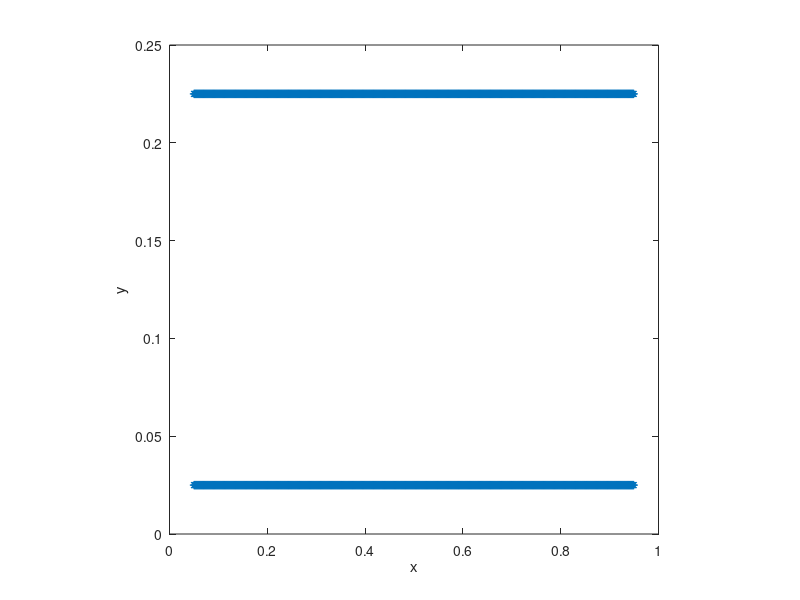

The MATLAB source for this figure:
%-------------------------------------------------------------------------------------------------------------------%
%
% IB2d is an Immersed Boundary Code (IB) for solving fully coupled non-linear 
% 	fluid-structure interaction models. This version of the code is based off of
%	Peskin's Immersed Boundary Method Paper in Acta Numerica, 2002.
%
% Author: Nicholas A. Battista
% Email:  nickabattista@gmail.com
% Date Created: May 27th, 2015
% Institution: UNC-CH
%
% This code is capable of creating Lagrangian Structures using:
% 	1. Springs
% 	2. Beams (*torsional springs)
% 	3. Target Points
%	4. Muscle-Model (combined Force-Length-Velocity model, "HIll+(Length-Tension)")
%
% One is able to update those Lagrangian Structure parameters, e.g., spring constants, resting %%	lengths, etc
% 
% There are a number of built in Examples, mostly used for teaching purposes. 
% 
% If you would like us %to add a specific muscle model, please let Nick (nickabattista@gmail.com) know.
%
%--------------------------------------------------------------------------------------------------------------------%

%%%%%%%%%%%%%%%%%%%%%%%%%%%%%%%%%%%%%%%%%%%%%%%%%%%%%%%%%%%%%%%%%%%%%%%%%%%%%%%%%%%%%%
%
% FUNCTION: creates the CHANNEL_CHANNEL-EXAMPLE geometry and prints associated input files
%
%%%%%%%%%%%%%%%%%%%%%%%%%%%%%%%%%%%%%%%%%%%%%%%%%%%%%%%%%%%%%%%%%%%%%%%%%%%%%%%%%%%%%%

function Channel_Channel()

%
% Grid Parameters (MAKE SURE MATCHES IN input2d !!!)
%
Nx =  512;        % # of Eulerian Grid Pts. in x-Direction (MUST BE EVEN!!!)
Ny =  128;        % # of Eulerian Grid Pts. in y-Direction (MUST BE EVEN!!!)
Lx = 1.0;         % Length of Eulerian Grid in x-Direction
Ly = 0.25;         % Length of Eulerian Grid in y-Direction
dx = Lx / Nx;     % Grid Resolution in x-Direction
dy = Ly / Ny;     % Grid Resolution in y-Direction

% Immersed Structure Geometric / Dynamic Parameters %
ds= min(Lx/(2*Nx),Ly/(2*Ny));  % Lagrangian spacing
L = 0.9*Lx;                    % Length of Channel
w = 0.8*Ly;                    % Width of Channel
x0 = 0.3;                      % x-Center for Cylinder
y0 = 0.5;                      % y-Center for Cylinder
r = w/6;                       % Radii of Cylinder
struct_name = 'channel'; % Name for .vertex, .spring, etc files.


% Call function to construct geometry
[xLag,yLag] = give_Me_Channel_Immsersed_Boundary_Geometry(ds,L,w,Lx,Ly);

% Call function to make cylinder
%[xLag_C,yLag_C] = give_Me_Cylinder_Immsersed_Boundary_Geometry(ds,r,x0,y0);

% Call function to construct initial background concentration
kBrinkman = 100; % Brinkman permeability coefficient (F = -mu/k*U)
wBrink = w/6;     % width of Brinkman permeable membrane
[Brinkman,~] = give_Me_Initial_Brinkman(Lx,Ly,Nx,Ny,dx,kBrinkman,wBrink);

% Translate down for rectangular domain
%yLag = yLag - 0.375;
%yLag_C = yLag_C - 0.375;

% Plot Geometry to test
plot(xLag(1:end/2),yLag(1:end/2),'r-'); hold on;
plot(xLag(end/2+1:end),yLag(end/2+1:end),'r-'); hold on;
%plot(xLag_C,yLag_C,'r-'); hold on;

plot(xLag,yLag,'*'); hold on;
%plot(xLag_C,yLag_C,'g*'); hold on;
xlabel('x'); ylabel('y');
axis square;

% IF ADDING IN CYLINDER
%xLag = [xLag xLag_C]; % Add xLagPts from Circle to xLag Pt. Vector (*no springs or beams*)
%yLag = [yLag yLag_C]; % Add xLagPts from Circle to xLag Pt. Vector (*no springs or beams*)


% Prints .vertex file!
print_Lagrangian_Vertices(xLag,yLag,struct_name);


% Prints .spring file!
%k_Spring = 1e7;
%print_Lagrangian_Springs(xLag,yLag,k_Spring,ds_Rest,struct_name);


% Prints .beam file!
%k_Beam = 0.5; C = 0.0;
%print_Lagrangian_Beams(xLag,yLag,k_Beam,C,struct_name);


% Prints .target file!
k_Target = 1e5;
print_Lagrangian_Target_Pts(xLag,k_Target,struct_name);


% Prints .brinkman file!
print_Brinkman_Info(Nx,Ny,Brinkman,kBrinkman,struct_name);


%%%%%%%%%%%%%%%%%%%%%%%%%%%%%%%%%%%%%%%%%%%%%%%%%%%%%%%%%%%%%%%%%%%%%%%%
%
% FUNCTION: prints VERTEX points to a file called rubberband.vertex
%
%%%%%%%%%%%%%%%%%%%%%%%%%%%%%%%%%%%%%%%%%%%%%%%%%%%%%%%%%%%%%%%%%%%%%%%%

function print_Lagrangian_Vertices(xLag,yLag,struct_name)

    N = length(xLag);

    vertex_fid = fopen([struct_name '.vertex'], 'w');

    fprintf(vertex_fid, '%d\n', N );

    %Loops over all Lagrangian Pts.
    for s = 1:N
        X_v = xLag(s);
        Y_v = yLag(s);
        fprintf(vertex_fid, '%1.16e %1.16e\n', X_v, Y_v);
    end

    fclose(vertex_fid); 

%%%%%%%%%%%%%%%%%%%%%%%%%%%%%%%%%%%%%%%%%%%%%%%%%%%%%%%%%%%%%%%%%%%%%%%%
%
% FUNCTION: prints BRINKMAN INFO to file called
%           'struct_name'.brinkman
%
%%%%%%%%%%%%%%%%%%%%%%%%%%%%%%%%%%%%%%%%%%%%%%%%%%%%%%%%%%%%%%%%%%%%%%%%
    
function print_Brinkman_Info(Nx,Ny,Brinkman,kBrinkman,struct_name)

    brink_fid = fopen([struct_name '.brinkman'], 'w');

    fprintf(brink_fid, '%d\n', kBrinkman );

    for i=1:Ny
        for j=1:Nx
            fprintf(brink_fid, '%1.16e ', Brinkman(i,j) );
        end
        fprintf(brink_fid,'\n');
    end       
    
%%%%%%%%%%%%%%%%%%%%%%%%%%%%%%%%%%%%%%%%%%%%%%%%%%%%%%%%%%%%%%%%%%%%%%%%
%
% FUNCTION: prints Vertex points to a file called rubberband.vertex
%
%%%%%%%%%%%%%%%%%%%%%%%%%%%%%%%%%%%%%%%%%%%%%%%%%%%%%%%%%%%%%%%%%%%%%%%%

function print_Lagrangian_Target_Pts(xLag,k_Target,struct_name)

    N = length(xLag);

    target_fid = fopen([struct_name '.target'], 'w');

    fprintf(target_fid, '%d\n', N );

    %Loops over all Lagrangian Pts.
    for s = 1:N
        fprintf(target_fid, '%d %1.16e\n', s, k_Target);
    end

    fclose(target_fid); 
    
    
%%%%%%%%%%%%%%%%%%%%%%%%%%%%%%%%%%%%%%%%%%%%%%%%%%%%%%%%%%%%%%%%%%%%%%%%%%%%%%%%%%%%%
%
% FUNCTION: prints BEAM (Torsional Spring) points to a file called rubberband.beam
%
%%%%%%%%%%%%%%%%%%%%%%%%%%%%%%%%%%%%%%%%%%%%%%%%%%%%%%%%%%%%%%%%%%%%%%%%%%%%%%%%%%%%%

function print_Lagrangian_Beams(xLag,yLag,k_Beam,C,struct_name)

    % k_Beam: beam stiffness
    % C: beam curvature
    
    N = length(xLag); % NOTE: Total number of beams = Number of Total Lag Pts. - 2

    beam_fid = fopen([struct_name '.beam'], 'w');

    fprintf(beam_fid, '%d\n', N );

    %spring_force = kappa_spring*ds/(ds^2);

    %BEAMS BETWEEN VERTICES
    for s = 2:N-1
            if  s <= N-1         
                fprintf(beam_fid, '%d %d %d %1.16e %1.16e\n',s-1, s, s+1, k_Beam, C);  
            else
                %Case s=N
                fprintf(beam_fid, '%d %d %d %1.16e %1.16e\n',s-1, s, 1,   k_Beam, C);  
            end
    end
    fclose(beam_fid); 


%%%%%%%%%%%%%%%%%%%%%%%%%%%%%%%%%%%%%%%%%%%%%%%%%%%%%%%%%%%%%%%%%%%%%%%%
%
% FUNCTION: prints SPRING points to a file called rubberband.spring
%
%%%%%%%%%%%%%%%%%%%%%%%%%%%%%%%%%%%%%%%%%%%%%%%%%%%%%%%%%%%%%%%%%%%%%%%%

function print_Lagrangian_Springs(xLag,yLag,k_Spring,ds_Rest,struct_name)

    N = length(xLag);

    spring_fid = fopen([struct_name '.spring'], 'w');

    fprintf(spring_fid, '%d\n', N );

    %spring_force = kappa_spring*ds/(ds^2);

    %SPRINGS BETWEEN VERTICES
    for s = 1:N
            if s < N         
                fprintf(spring_fid, '%d %d %1.16e %1.16e\n', s, s+1, k_Spring, ds_Rest);  
            else
                %Case s=N
                fprintf(spring_fid, '%d %d %1.16e %1.16e\n', s, 1,   k_Spring, ds_Rest);  
            end
    end
    fclose(spring_fid); 
    
    

%%%%%%%%%%%%%%%%%%%%%%%%%%%%%%%%%%%%%%%%%%%%%%%%%%%%%%%%%%%%%%%%%%%%%%%%
%
% FUNCTION: creates the Lagrangian structure geometry for channel
%
%%%%%%%%%%%%%%%%%%%%%%%%%%%%%%%%%%%%%%%%%%%%%%%%%%%%%%%%%%%%%%%%%%%%%%%%

function [xLag,yLag] = give_Me_Channel_Immsersed_Boundary_Geometry(ds,L,w,Lx,Ly)

% The immsersed structure is a channel %
x = (Lx-L)/2:ds:(L+(Lx-L)/2);  %xPts
yBot = (Ly-w)/2;               %yVal for bottom of Channel
yTop = Ly - (Ly-w)/2;          %yVal for top of Channel

xLag = [x x];
yLag = [yBot*ones(1,length(x)) yTop*ones(1,length(x))];

%%%%%%%%%%%%%%%%%%%%%%%%%%%%%%%%%%%%%%%%%%%%%%%%%%%%%%%%%%%%%%%%%%%%%%%%
%
% FUNCTION: creates the Lagrangian structure geometry for cylinder
%
%%%%%%%%%%%%%%%%%%%%%%%%%%%%%%%%%%%%%%%%%%%%%%%%%%%%%%%%%%%%%%%%%%%%%%%%

function [xLag,yLag] = give_Me_Cylinder_Immsersed_Boundary_Geometry(ds,r,x0,y0)

% The immsersed structure is a cylinder %

dtheta = ds/ (2*r);
theta = 0; i=1;
while theta < 2*pi
   xLag(i) = x0 - r*cos(theta);
   yLag(i) = y0 - r*sin(theta);
   theta = theta + dtheta;
   i=i+1;
end

%%%%%%%%%%%%%%%%%%%%%%%%%%%%%%%%%%%%%%%%%%%%%%%%%%%%%%%%%%%%%%%%%%%
%
% FUNCTION: gives permeability inside channel for Brinkman
%
%%%%%%%%%%%%%%%%%%%%%%%%%%%%%%%%%%%%%%%%%%%%%%%%%%%%%%%%%%%%%%%%%%%

function [Brink,inds] = give_Me_Initial_Brinkman(Lx,Ly,Nx,Ny,dx,kBrink,wBrink)

%WHERE OUTER TUBE LIES
%xMin = 0.05;  xMax = 0.950;

% Defining upper brinkman permeability region in channel
yMin = 0.025; 
yMin_Top = yMin + wBrink;

% Defining lower brinkman permeability region in channel
yMax = 0.225;
yMax_Bot = yMax - wBrink;

xMin = 0.25; xMax = 0.9;

% Make meshes 
x = 0:dx:Lx;
y = 0:dx:0.25;

% FOR BOUSSINESQ
%inds = give_Me_Indices_To_Apply_Force(x,y,xMin,xMax,yMin,yMax);
inds = 0;

% initialize
Brink = zeros(Ny,Nx);

% put in higher concentration
for i=1:length(y)
    for j=1:length(x)
        
        yVal = y(i);
        xVal = x(j);
        
        if ( ( xVal >= xMin ) && ( xVal <= xMax) )

            if ( (yVal >= yMax_Bot ) && ( yVal <= yMax ) )
                Brink(i,j) = kBrink; 
            elseif (( yVal <= yMin_Top ) && ( yVal >= yMin ) )
                Brink(i,j) = kBrink;
            end
            
        end
        
    end
end
   
   
